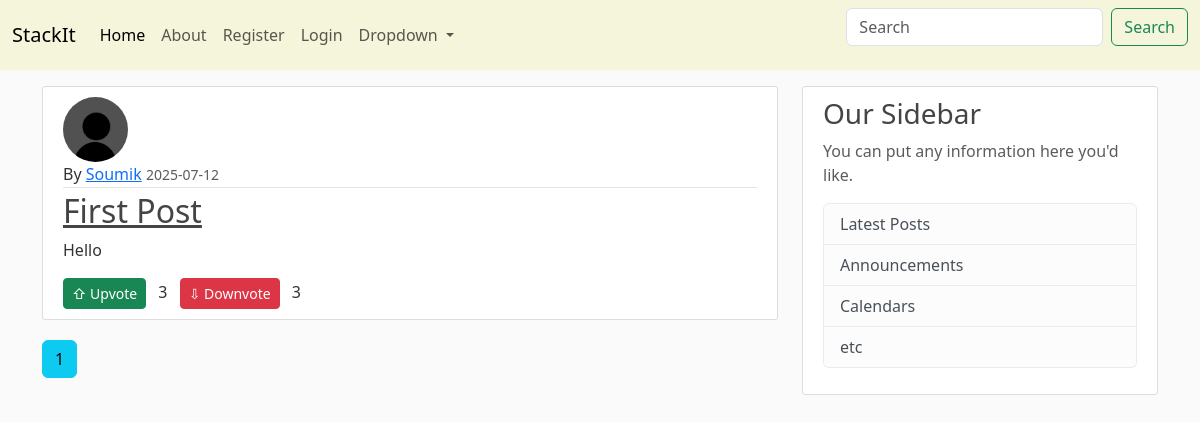
The page /home on the database its author committed.
### blog/models.py (models this page shows, shortened)
class post(db.Model):
    id=db.Column(db.Integer,primary_key=True)
    title=db.Column(db.String(100),nullable=False)
    date_posted=db.Column(db.DateTime,nullable=False,default=datetime.datetime.utcnow)
    content=db.Column(db.Text,nullable=False)
    user_id=db.Column(db.Integer,db.ForeignKey('user.id'),nullable=False)
    upvotes = db.Column(db.Integer, default=0)
    downvotes = db.Column(db.Integer, default=0)

class user(db.Model,UserMixin):
    id=db.Column(db.Integer,primary_key=True)
    username=db.Column(db.String(20),unique=True,nullable=False)
    email=db.Column(db.String(120),unique=True,nullable=False)
    image=db.Column(db.String(20),nullable=False, default='default.jpg')
    password=db.Column(db.String(60),nullable=False)
    posts=db.relationship('post',backref='author',lazy=True)

### blog/routes.py (the view)
@app.route("/")
@app.route("/home")
def home():
    page=request.args.get('page', 1, type=int)
    posts=post.query.order_by(post.date_posted.desc()).paginate(page=page, per_page=5)
    return render_template("home.html",posts=posts)

### blog/templates/home.html
{% extends "layout.html" %}
{% block content %}
    {% for post in posts.items %}
        <article class="media content-section">
            <img src="{{ url_for('static', filename='profile_pics/'+post.author.image) }}" alt="" class="rounded-circle article-img">
            <div class="media-body">
            <div class="article-metadata">
                By <a class="mr-2" href="{{ url_for('user_posts',username=post.author.username) }}">{{ post.author.username }}</a>
                <small class="text-muted">{{ post.date_posted.strftime('%Y-%m-%d') }}</small>
            </div>
            <h2><a class="article-title" href="{{ url_for('post_show', post_id=post.id) }}">{{ post.title }}</a></h2>
            <p class="article-content">{{ post.content }}</p>
            <div class="vote-section mt-2">
                <form action="{{ url_for('upvote_post', post_id=post.id) }}" method="post" style="display:inline;">
                    <button type="submit" class="btn btn-success btn-sm">&#8679; Upvote</button>
                </form>
                <span class="mx-2">{{ post.upvotes or 0 }}</span>
                <form action="{{ url_for('downvote_post', post_id=post.id) }}" method="post" style="display:inline;">
                    <button type="submit" class="btn btn-danger btn-sm">&#8681; Downvote</button>
                </form>
                <span class="mx-2">{{ post.downvotes or 0 }}</span>
            </div>
            </div>
        </article>
    {% endfor %}
    {% for page_num in posts.iter_pages(left_edge=1, right_edge=1,left_current=1, right_current=2) %}
        {% if page_num %}
            {% if posts.page==page_num %}
                <a href="{{ url_for('home',page=page_num) }}" class="btn btn-info mb-4">{{ page_num }}</a>
            {% else %}
                <a href="{{ url_for('home',page=page_num) }}" class="btn btn-outline-info mb-4">{{ page_num }}</a>
            {% endif %}
        {% else %}
        ...
        {% endif %}
    {% endfor %}
{% endblock content %}

### blog/static/main.css (style rules this page uses)
body { background: #fafafa; color: #333333; }
h1, h2, h3, h4, h5, h6 { color: #444444; }
.content-section { background: #ffffff; padding: 10px 20px; border: 1px solid #dddddd; border-radius: 3px; margin-bottom: 20px; }
.article-title { color: #444444; }
.article-content { white-space: pre-line; }
.article-img { height: 65px; width: 65px; margin-right: 16px; }
.article-metadata { padding-bottom: 1px; margin-bottom: 4px; border-bottom: 1px solid #e3e3e3 }

### rows shown on the page
post: image (placeholder picture), author.username "Soumik", date_posted "2025-07-12", title "First Post", content "Hello", upvotes "3", downvotes "3"

### other values the page prints
{{ page_num }} "1"
